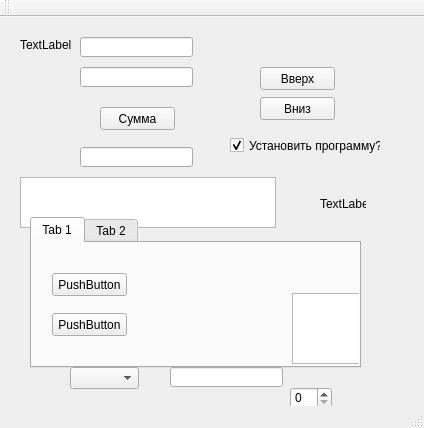
<?xml version="1.0" encoding="UTF-8"?>
<ui version="4.0">
 <class>MainWindow2</class>
 <widget class="QMainWindow" name="MainWindow2">
  <property name="geometry">
   <rect>
    <x>0</x>
    <y>0</y>
    <width>424</width>
    <height>428</height>
   </rect>
  </property>
  <property name="windowTitle">
   <string>Наша первая программа в Qt</string>
  </property>
  <property name="toolTip">
   <string>Какой-то текст</string>
  </property>
  <widget class="QWidget" name="centralWidget">
   <widget class="QPushButton" name="sumButton">
    <property name="enabled">
     <bool>true</bool>
    </property>
    <property name="geometry">
     <rect>
      <x>100</x>
      <y>90</y>
      <width>75</width>
      <height>23</height>
     </rect>
    </property>
    <property name="text">
     <string>Сумма</string>
    </property>
   </widget>
   <widget class="QLineEdit" name="edit1">
    <property name="geometry">
     <rect>
      <x>80</x>
      <y>20</y>
      <width>113</width>
      <height>20</height>
     </rect>
    </property>
   </widget>
   <widget class="QLineEdit" name="edit2">
    <property name="geometry">
     <rect>
      <x>80</x>
      <y>50</y>
      <width>113</width>
      <height>20</height>
     </rect>
    </property>
   </widget>
   <widget class="QLineEdit" name="edit3">
    <property name="geometry">
     <rect>
      <x>80</x>
      <y>130</y>
      <width>113</width>
      <height>20</height>
     </rect>
    </property>
   </widget>
   <widget class="QPushButton" name="pushButton">
    <property name="geometry">
     <rect>
      <x>260</x>
      <y>50</y>
      <width>75</width>
      <height>23</height>
     </rect>
    </property>
    <property name="text">
     <string>Вверх</string>
    </property>
   </widget>
   <widget class="QPushButton" name="pushButton_2">
    <property name="geometry">
     <rect>
      <x>260</x>
      <y>80</y>
      <width>75</width>
      <height>23</height>
     </rect>
    </property>
    <property name="text">
     <string>Вниз</string>
    </property>
   </widget>
   <widget class="QCheckBox" name="checkBox">
    <property name="geometry">
     <rect>
      <x>230</x>
      <y>120</y>
      <width>151</width>
      <height>17</height>
     </rect>
    </property>
    <property name="text">
     <string>Установить программу?</string>
    </property>
    <property name="checked">
     <bool>true</bool>
    </property>
   </widget>
   <widget class="QListView" name="listView">
    <property name="geometry">
     <rect>
      <x>20</x>
      <y>160</y>
      <width>256</width>
      <height>51</height>
     </rect>
    </property>
   </widget>
   <widget class="QLabel" name="label">
    <property name="geometry">
     <rect>
      <x>320</x>
      <y>180</y>
      <width>46</width>
      <height>13</height>
     </rect>
    </property>
    <property name="text">
     <string>TextLabel</string>
    </property>
   </widget>
   <widget class="QTabWidget" name="tabWidget">
    <property name="geometry">
     <rect>
      <x>30</x>
      <y>200</y>
      <width>331</width>
      <height>151</height>
     </rect>
    </property>
    <property name="currentIndex">
     <number>0</number>
    </property>
    <widget class="QWidget" name="tab">
     <attribute name="title">
      <string>Tab 1</string>
     </attribute>
     <widget class="QPushButton" name="pushButton_3">
      <property name="geometry">
       <rect>
        <x>20</x>
        <y>30</y>
        <width>75</width>
        <height>23</height>
       </rect>
      </property>
      <property name="text">
       <string>PushButton</string>
      </property>
     </widget>
     <widget class="QPushButton" name="pushButton_5">
      <property name="geometry">
       <rect>
        <x>20</x>
        <y>70</y>
        <width>75</width>
        <height>23</height>
       </rect>
      </property>
      <property name="text">
       <string>PushButton</string>
      </property>
     </widget>
     <widget class="QTextEdit" name="textEdit">
      <property name="geometry">
       <rect>
        <x>260</x>
        <y>50</y>
        <width>104</width>
        <height>71</height>
       </rect>
      </property>
     </widget>
    </widget>
    <widget class="QWidget" name="tab_2">
     <attribute name="title">
      <string>Tab 2</string>
     </attribute>
     <widget class="QPushButton" name="pushButton_4">
      <property name="geometry">
       <rect>
        <x>70</x>
        <y>70</y>
        <width>75</width>
        <height>23</height>
       </rect>
      </property>
      <property name="text">
       <string>PushButton</string>
      </property>
     </widget>
    </widget>
   </widget>
   <widget class="QComboBox" name="comboBox">
    <property name="geometry">
     <rect>
      <x>70</x>
      <y>350</y>
      <width>69</width>
      <height>22</height>
     </rect>
    </property>
   </widget>
   <widget class="QLineEdit" name="lineEdit">
    <property name="geometry">
     <rect>
      <x>170</x>
      <y>350</y>
      <width>113</width>
      <height>20</height>
     </rect>
    </property>
   </widget>
   <widget class="QSpinBox" name="spinBox">
    <property name="geometry">
     <rect>
      <x>290</x>
      <y>370</y>
      <width>42</width>
      <height>22</height>
     </rect>
    </property>
   </widget>
   <widget class="QLabel" name="label_2">
    <property name="geometry">
     <rect>
      <x>20</x>
      <y>20</y>
      <width>111</width>
      <height>16</height>
     </rect>
    </property>
    <property name="text">
     <string>TextLabel</string>
    </property>
   </widget>
  </widget>
  <widget class="QMenuBar" name="menuBar">
   <property name="geometry">
    <rect>
     <x>0</x>
     <y>0</y>
     <width>424</width>
     <height>21</height>
    </rect>
   </property>
  </widget>
  <widget class="QToolBar" name="mainToolBar">
   <attribute name="toolBarArea">
    <enum>TopToolBarArea</enum>
   </attribute>
   <attribute name="toolBarBreak">
    <bool>false</bool>
   </attribute>
  </widget>
  <widget class="QStatusBar" name="statusBar"/>
 </widget>
 <layoutdefault spacing="6" margin="11"/>
 <resources/>
 <connections/>
</ui>
